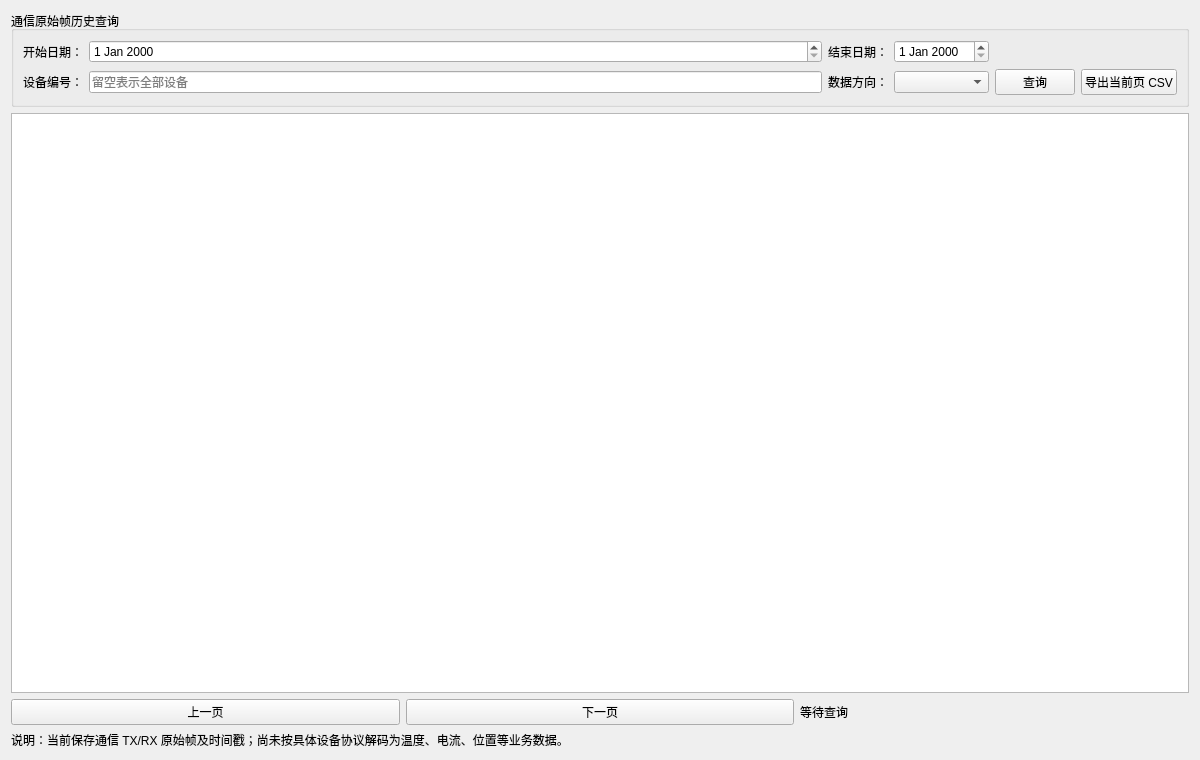
<?xml version="1.0" encoding="UTF-8"?>
<ui version="4.0">
 <class>HistoryPage</class>
 <widget class="QWidget" name="historyPage">
  <property name="geometry">
   <rect><x>0</x><y>0</y><width>1200</width><height>760</height></rect>
  </property>
  <property name="windowTitle"><string>历史数据</string></property>
  <layout class="QVBoxLayout" name="verticalLayout">
   <item>
    <widget class="QGroupBox" name="dataGroup">
     <property name="title"><string>通信原始帧历史查询</string></property>
     <layout class="QGridLayout" name="gridLayout">
      <item row="0" column="0"><widget class="QLabel" name="startDateLabel"><property name="text"><string>开始日期：</string></property></widget></item>
      <item row="0" column="1"><widget class="QDateEdit" name="startDateTimeEdit"/></item>
      <item row="0" column="2"><widget class="QLabel" name="endDateLabel"><property name="text"><string>结束日期：</string></property></widget></item>
      <item row="0" column="3"><widget class="QDateEdit" name="endDateTimeEdit"/></item>
      <item row="1" column="0"><widget class="QLabel" name="deviceLabel"><property name="text"><string>设备编号：</string></property></widget></item>
      <item row="1" column="1"><widget class="QLineEdit" name="deviceFilterEdit"><property name="placeholderText"><string>留空表示全部设备</string></property></widget></item>
      <item row="1" column="2"><widget class="QLabel" name="directionLabel"><property name="text"><string>数据方向：</string></property></widget></item>
      <item row="1" column="3"><widget class="QComboBox" name="directionCombo"/></item>
      <item row="1" column="4"><widget class="QPushButton" name="queryButton"><property name="text"><string>查询</string></property></widget></item>
      <item row="1" column="5"><widget class="QPushButton" name="exportButton"><property name="text"><string>导出当前页 CSV</string></property></widget></item>
     </layout>
    </widget>
   </item>
   <item>
    <widget class="CustomTableWidget" name="historyTable">
     <property name="alternatingRowColors"><bool>true</bool></property>
    </widget>
   </item>
   <item>
    <layout class="QHBoxLayout" name="paginationLayout">
     <item><widget class="QPushButton" name="previousButton"><property name="text"><string>上一页</string></property></widget></item>
     <item><widget class="QPushButton" name="nextButton"><property name="text"><string>下一页</string></property></widget></item>
     <item><widget class="QLabel" name="resultLabel"><property name="text"><string>等待查询</string></property></widget></item>
    </layout>
   </item>
   <item><widget class="QLabel" name="historyHintLabel"><property name="text"><string>说明：当前保存通信 TX/RX 原始帧及时间戳；尚未按具体设备协议解码为温度、电流、位置等业务数据。</string></property><property name="wordWrap"><bool>true</bool></property></widget></item>
  </layout>
 </widget>
 <customwidgets>
  <customwidget><class>CustomTableWidget</class><extends>QTableWidget</extends><header location="global">CustomFolder/customtablewidget.h</header></customwidget>
 </customwidgets>
 <resources/>
 <connections/>
</ui>
